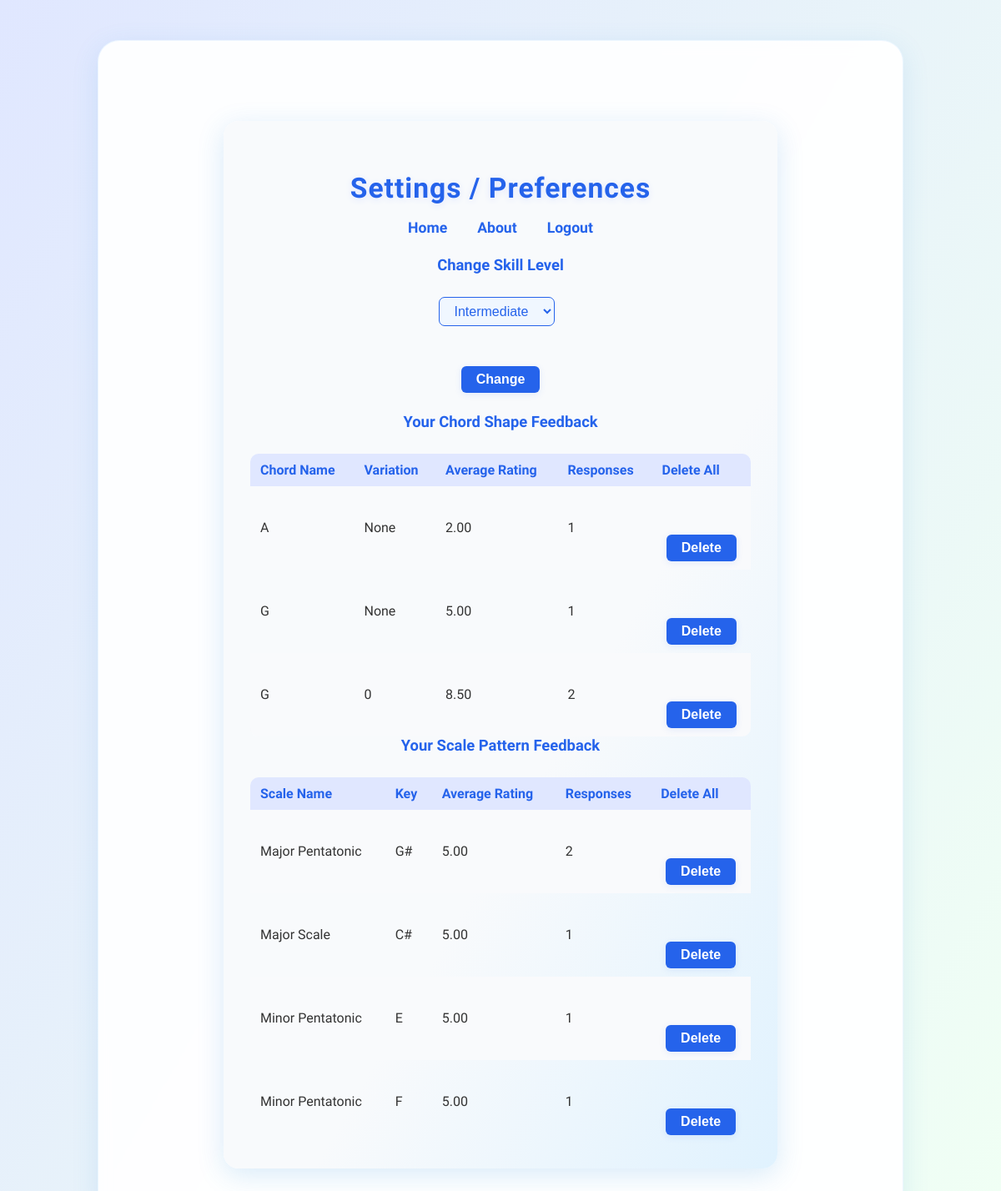
The page /preferences (signed in) on the database its author committed.
### tables this page shows
CREATE TABLE feedback (id INTEGER PRIMARY KEY, user_id INTEGER, exercise_type TEXT, rating INTEGER, chord_name TEXT, scale_name TEXT, scale_key TEXT, shape_name TEXT, variation_index INTEGER);

### GuitarWarmUp_Coach.py (the view, shortened to what this page needs)
@app.route('/preferences', methods=['GET', 'POST'])
def preferences():
    if 'user_id' not in session:
        return redirect(url_for('login'))
    with engine.connect() as conn:
        chord_feedback = conn.execute(
            text("""
                SELECT chord_name, variation_index, AVG(rating) as avg_rating, COUNT(*) as count
                FROM feedback
                WHERE user_id=:user_id AND exercise_type='single_chord'
                GROUP BY chord_name, variation_index
            """),
            {'user_id': session['user_id']}
        ).fetchall()
        scale_feedback = conn.execute(
            text("""
                SELECT scale_name, scale_key, AVG(rating) as avg_rating, COUNT(*) as count
                FROM feedback
                WHERE user_id=:user_id AND exercise_type='scale'
                GROUP BY scale_name, scale_key
            """),
            {'user_id': session['user_id']}
        ).fetchall()
    skill_level = session.get('skill_level', 'beginner')
    return render_template(
        'preferences.html',
        chord_feedback=chord_feedback,
        scale_feedback=scale_feedback,
        skill_level=skill_level
    )

### templates/preferences.html (shortened to what this page needs)
<!DOCTYPE html>
<html lang="en">
<head>
    <link rel="stylesheet" href="{{ url_for('static', filename='css/styles.css') }}">
</head>
<body>
    <div class="main-container">
        <div class="prefs-card">
            <header>
                <h1>Settings / Preferences</h1>
                <nav>
                    <a href="/">Home</a>
                    <a href="/about">About</a>
                    <a href="/logout" class="logout-btn">Logout</a>
                </nav>
            </header>
            <h2>Change Skill Level</h2>
            <form method="post" style="margin-bottom: 24px;">
                <select name="skill_level">
                    <option value="intermediate" {% if skill_level == 'intermediate' %}selected{% endif %}>Intermediate</option>
                </select>
                <button type="submit" class="prefs-btn">Change</button>
            </form>
            <h2>Your Chord Shape Feedback</h2>
            {% if chord_feedback %}
                <table class="prefs-table">
                    <tr>
                        <th>Chord Name</th>
                        <th>Variation</th>
                        <th>Average Rating</th>
                        <th>Responses</th>
                        <th>Delete All</th>
                    </tr>
                    {% for entry in chord_feedback %}
                    <tr>
                        <td>{{ entry.chord_name }}</td>
                        <td>{{ entry.variation_index }}</td>
                        <td>{{ "%.2f"|format(entry.avg_rating) }}</td>
                        <td>{{ entry.count }}</td>
                        <td>
                            <form method="post" style="display:inline;">
                                <button type="submit" name="delete_pattern" class="prefs-btn" onclick="return confirm('Delete all feedback for this chord shape?');">Delete</button>
                            </form>
                        </td>
                    </tr>
                    {% endfor %}
                </table>
            {% else %}
                <div class="prefs-empty">No chord feedback yet.</div>
            {% endif %}
            <h2>Your Scale Pattern Feedback</h2>
            {% if scale_feedback %}
                <table class="prefs-table">
                    <tr>
                        <th>Scale Name</th>
                        <th>Key</th>
                        <th>Average Rating</th>
                        <th>Responses</th>
                        <th>Delete All</th>
                    </tr>
                    {% for entry in scale_feedback %}
                    <tr>
                        <td>{{ entry.scale_name }}</td>
                        <td>{{ entry.scale_key }}</td>
                        <td>{{ "%.2f"|format(entry.avg_rating) }}</td>
                        <td>{{ entry.count }}</td>
                        <td>
                            <form method="post" style="display:inline;">
                                <button type="submit" name="delete_pattern" class="prefs-btn" onclick="return confirm('Delete all feedback for this scale pattern?');">Delete</button>
                            </form>
                        </td>
                    </tr>
                    {% endfor %}
                </table>
            {% else %}
                <div class="prefs-empty">No scale feedback yet.</div>
            {% endif %}
        </div>
    </div>
</body>
</html>

### static/css/styles.css (style rules this page uses)
body { background: linear-gradient(120deg, #e0e7ff 0%, #f0fff4 100%); font-family: 'Quicksand', Arial, sans-serif; min-height: 100vh; margin: 0; padding: 0; color: #333; text-align: center; }
.main-container { max-width: 900px; margin: 48px auto 0 auto; background: rgba(255, 255, 255, 0.92); border-radius: 26px; box-shadow: 0 8px 32px rgba(52, 144, 220, 0.13); padding: 48px 32px 56px 32px; backdrop-filter: blur(8px); border: 1.5px solid rgba(180, 220, 255, 0.25); text-align: center; }
header { margin-bottom: 24px; }
h1 { text-align: center; margin-bottom: 40px; font-size: 2.7em; letter-spacing: 1.5px; color: #2563eb; font-weight: 800; text-shadow: 0 2px 8px #e0e7ff; }
h2 { text-align: center; margin-bottom: 28px; font-size: 1.6em; color: #059669; font-weight: 700; }
nav { margin-bottom: 24px; }
nav a { color: #2563eb; font-weight: 600; margin: 0 16px; text-decoration: none; font-size: 1.1em; transition: color 0.2s; }
.btn-main, button { display: block; background: #2563eb; color: #fff; border: none; border-radius: 12px; padding: 16px 38px; font-size: 1.15em; font-weight: bold; margin: 48px auto 0 auto; cursor: pointer; transition: background 0.2s, transform 0.15s, box-shadow 0.18s; box-shadow: 0 2px 8px rgba(37, 99, 235, 0.10); }
a { color: #2563eb; text-decoration: underline; font-weight: 600; margin-top: 24px; display: inline-block; transition: color 0.2s; }
select { padding: 7px 14px; border-radius: 7px; border: 1.5px solid #2563eb; font-size: 1em; margin-right: 10px; background: #f0f7ff; color: #2563eb; }
.prefs-card { background: linear-gradient(120deg, #f8fafc 60%, #e0f2fe 100%); border-radius: 18px; box-shadow: 0 8px 32px rgba(52, 144, 220, 0.18); padding: 38px 32px 30px 32px; max-width: 600px; margin: 48px auto 0 auto; animation: fadeInCard 0.7s; }
.prefs-card h1 { color: #2563eb; font-size: 2.1em; margin-bottom: 18px; font-weight: 800; letter-spacing: 1px; }
.prefs-card h2 { margin-top: 0; color: #2563eb; font-size: 1.15em; font-weight: 700; }
.prefs-table { width: 100%; border-collapse: collapse; margin-top: 18px; border-radius: 10px; overflow: hidden; }
.prefs-table th, .prefs-table td { padding: 10px 12px; text-align: left; }
.prefs-table th { background: #e0e7ff; color: #2563eb; font-weight: 700; }
.prefs-table tr:nth-child(even) { background: #f9fafc; }
.prefs-btn, .prefs-table button { background: #2563eb; color: #fff; border: none; border-radius: 6px; padding: 7px 18px; font-size: 1em; cursor: pointer; transition: background 0.2s; font-weight: 600; }

### rows shown on the page
feedback: scale_name "Major Scale", scale_key "C#", avg_rating "5.00", count "1"
feedback: scale_name "Minor Pentatonic", scale_key "E", avg_rating "5.00", count "1"
feedback: scale_name "Minor Pentatonic", scale_key "F", avg_rating "5.00", count "1"

### other values the page prints
{{ entry.chord_name }} "A" "G" "G"
{{ entry.variation_index }} "None" "None" "0"
{{ "%.2f"|format(entry.avg_rating) }} "2.00" "5.00" "8.50"
{{ entry.count }} "1" "1" "2"
{{ entry.scale_name }} "Major Pentatonic"
{{ entry.scale_key }} "G#"
{{ "%.2f"|format(entry.avg_rating) }} "5.00"
{{ entry.count }} "2"
